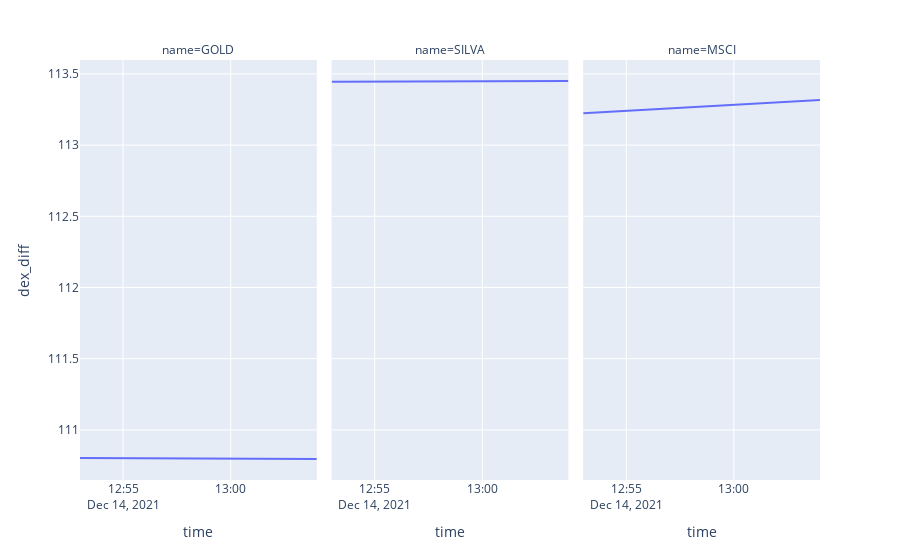

Notebook cell for this chart:
### Code cell
df = pd.read_csv('prices.csv')

fig = px.line(df, x='time', y='dex_diff', facet_row='name')
fig.show()

### Figure 1 — Plotly figure (JSON) as saved in the notebook; plotly's stock layout.template omitted (floating-point values rounded to 4 significant figures)
{"data": [{"hovertemplate": "name=GOLD<br>time=%{x}<br>dex_diff=%{y}<extra></extra>", "legendgroup": "", "line": {"color": "#636efa", "dash": "solid"}, "marker": {"symbol": "circle"}, "mode": "lines", "name": "", "orientation": "v", "showlegend": false, "type": "scatter", "x": ["2021-12-14 12:53", "2021-12-14 12:53", "2021-12-14 13:04"], "xaxis": "x", "y": [110.8, 110.8, 110.8], "yaxis": "y"}, {"hovertemplate": "name=SILVA<br>time=%{x}<br>dex_diff=%{y}<extra></extra>", "legendgroup": "", "line": {"color": "#636efa", "dash": "solid"}, "marker": {"symbol": "circle"}, "mode": "lines", "name": "", "orientation": "v", "showlegend": false, "type": "scatter", "x": ["2021-12-14 12:53", "2021-12-14 12:53", "2021-12-14 13:04"], "xaxis": "x2", "y": [113.4, 113.4, 113.5], "yaxis": "y2"}, {"hovertemplate": "name=MSCI<br>time=%{x}<br>dex_diff=%{y}<extra></extra>", "legendgroup": "", "line": {"color": "#636efa", "dash": "solid"}, "marker": {"symbol": "circle"}, "mode": "lines", "name": "", "orientation": "v", "showlegend": false, "type": "scatter", "x": ["2021-12-14 12:53", "2021-12-14 12:53", "2021-12-14 13:04"], "xaxis": "x3", "y": [113.2, 113.2, 113.3], "yaxis": "y3"}], "layout": {"annotations": [{"font": {}, "showarrow": false, "text": "name=GOLD", "x": 0.16, "xanchor": "center", "xref": "paper", "y": 1, "yanchor": "bottom", "yref": "paper"}, {"font": {}, "showarrow": false, "text": "name=SILVA", "x": 0.5, "xanchor": "center", "xref": "paper", "y": 1, "yanchor": "bottom", "yref": "paper"}, {"font": {}, "showarrow": false, "text": "name=MSCI", "x": 0.84, "xanchor": "center", "xref": "paper", "y": 1, "yanchor": "bottom", "yref": "paper"}], "legend": {"tracegroupgap": 0}, "margin": {"t": 60}, "xaxis": {"anchor": "y", "domain": [0, 0.32], "title": {"text": "time"}}, "xaxis2": {"anchor": "y2", "domain": [0.34, 0.66], "matches": "x", "title": {"text": "time"}}, "xaxis3": {"anchor": "y3", "domain": [0.68, 1.0], "matches": "x", "title": {"text": "time"}}, "yaxis": {"anchor": "x", "domain": [0, 1], "title": {"text": "dex_diff"}}, "yaxis2": {"anchor": "x2", "domain": [0, 1], "matches": "y", "showticklabels": false}, "yaxis3": {"anchor": "x3", "domain": [0, 1], "matches": "y", "showticklabels": false}}}
